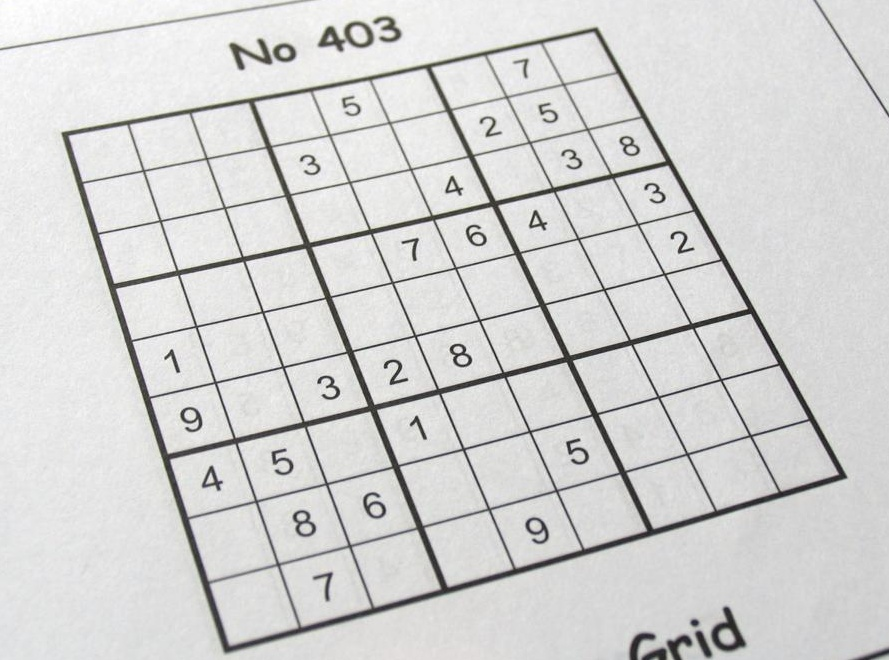
#> input picture data/sudoku-alt3.jpg, 889 x 660 px
$ jupyter execute --allow-errors hough_rectification.ipynb
#> lines starting #> are read from the running program, lines starting #| are printed output that depends on the picture
### tests/test_hough_rectification.py
import numpy as np
import skimage

from tests import IMATestCase
from .test_morphological_reconstruction import TestImageResult


class TestCanny(TestImageResult):
    def setUp(self):
        self.im_path = self.rpath('tests/data/hough_rectification-expected_edges.png')


class TestHoughLines(IMATestCase):
    def test_hough_lines(self):
        expected_lines = np.array(
            [
                [108.0, 1.361],
                [367.0, -0.506],
                [499.0, 1.292],
                [14.0, -0.297],
            ]
        )
        lines = self.params['lines']
        for exp_dist, exp_angle in expected_lines:
            self.assertLess(np.abs(lines[:, 0] - exp_dist).min(), 10.0, msg='Detected lines do not contain outer borders.')
            self.assertLess(np.abs(lines[:, 1] - exp_angle).min(), 0.15, msg='Detected lines do not contain outer borders.')


class TestOuterHoughLines(IMATestCase):
    # [12 lines left out: function test_hough_lines, not called in this run]


class TestLineIntersection(IMATestCase):
    def test_line_intersection(self):
        line_intersect_hnf = self.params['line_intersect_hnf_fn']
        line1 = np.array([123.456, 1.234])
        line2 = np.array([654.321, -0.789])
        x, y = line_intersect_hnf(line1, line2)
        self.assertAlmostEqual(x, 783.970, places=3, msg='Incorrect x coordinate of line intersection.')
        self.assertAlmostEqual(y, -143.692, places=3, msg='Incorrect y coordinate of line intersection.')


class TestROI(TestImageResult):
    # [8 lines left out: function test_image, not called in this run]

### tests/__init__.py
import ast
import inspect
import os
import random
import re
import textwrap
from typing import Any, Callable, Optional, Union
import unittest

import numpy as np


class IMATestCase(unittest.TestCase):
    def __init__(self, methodName: str = '', **params: Any):
        super().__init__(methodName=methodName)
        self.params = params

    @classmethod
    def eval(cls, tests: Optional[str] = None, verbosity: int = 2, **params: dict[str, Any]) -> unittest.TestResult:
        class _TestCaseClass(cls):
            def __init__(self, methodName: str = ''):
                super().__init__(methodName=methodName, **params)

        if tests is not None:
            suite = unittest.TestSuite()
            suite.addTests([_TestCaseClass(methodName=t) for t in tests.split(',')])
        else:
            suite = unittest.defaultTestLoader.loadTestsFromTestCase(_TestCaseClass)
        runner = unittest.TextTestRunner(verbosity=verbosity)
        return runner.run(suite)

    # [108 lines left out: functions _ast_node_name, inspect_function_dependencies, get_source, seed_everything, rpath, assertNotCalling and 5 more, not called in this run]

### assignments/hough_rectification.ipynb
# Unwarping Sudoku using edge detection and Hough transform

- In this assignments, we're going to extract a 9x9 Sudoku grid using edge detection and Hough transform.
- We will
  1. find the four outer lines of the grid using Canny edge detection and Hough transform,
  2. compute the outer line intersection in order to determine positions of the top-left, top-right, bottom-right and bottom-left corners,
  3. normalize the grid into standard coordinates similarly to the [image_warping](image_warping.ipynb) assignment,
  4. optionally, recognize the digits.

<figure class="image">

  <figcaption>Figure 1: Expected outputs.</figcaption>
</figure>

[cell 1]
import sys

import cv2 as cv
import matplotlib.pyplot as plt
import numpy as np
import scipy
import seaborn as sns
import skimage

if '..' not in sys.path:
    sys.path.append('..')
from tests import test_hough_rectification

[cell 2]
plt.rcParams['figure.constrained_layout.use'] = True
np.set_printoptions(threshold=20, edgeitems=10, linewidth=140, precision=3, suppress=True)

# Load `sudoku-alt3.jpg`

[cell 3]
rgb = skimage.io.imread('../data/sudoku-alt3.jpg')
#> rgb is the input picture: shape (660, 889, 3); mean R, G, B 212, 212, 211.1
rgb = skimage.util.img_as_float(rgb)
rgb = skimage.transform.rescale(rgb, 640 / rgb.shape[1], channel_axis=2)
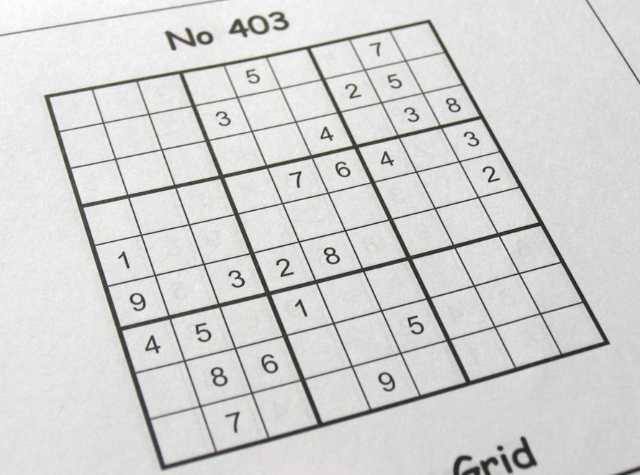
#> rgb: shape (475, 640, 3) float64; mean R, G, B 0.831, 0.831, 0.828
gray = skimage.color.rgb2gray(rgb)

[cell 4]
plt.imshow(gray, cmap='gray', vmin=0, vmax=1);

# Task 1: Detect edges using the Canny method

[cell 5]
########################################
# TODO: implement

edges = ...

########################################

#> (a cell that did not finish here is left out)

#> (a cell that did not finish here is left out)

# Task 2: Find lines using the Hough transform

- Use the Hough transform to detect grid lines of the sudoku.
- Make sure the lines along the border of the grid are found.
- We'll need those later to find the 4 corners of the grid.
- Store the lines as a NumPy array `lines` with shape `(#lines, 2)`, in which each row is a tuple `(dist, angle)`.

[cell 8]
def draw_hough_lines(ax, rgb, hough_lines, color='r'):
#> called with color = 'r'
    ax.imshow(rgb);
    ax.set_xlim(0, rgb.shape[1])
    ax.set_ylim(rgb.shape[0], 0)
    for dist, angle in hough_lines:
        y1 = dist / np.sin(angle) if angle not in (-np.pi, 0., np.pi) else 1e9
        x2 = dist / np.cos(angle) if angle not in (-np.pi / 2., np.pi / 2.) else 1e9
        ax.axline((0, y1 if not np.isinf(y1) else 1e9), (x2 if not np.isinf(x2) else 1e9, 0), color=color)

[cell 9]
########################################
# TODO: implement

lines = ...

########################################

[cell 10]
plt.imshow(rgb);
#> (the rest of this cell did not finish here and is left out)

[cell 11]
test_hough_rectification.TestHoughLines.eval(lines=lines)

# Task 3: filter the outer lines of the grid

- In the upcoming step, we'll find the 4 corners of the grid as intersection of the outer lines.
- Your task is to implement the function `filter_outer_lines` that
  - will take all the detected lines from the previous step,
  - and return the outer lines.
- Recommended approach:
  - Separate horizontal and vertical lines.
  - Horizontal lines will have angles close to $\pm\pi/2$, vertical ones close to $0$ (details depend on whether you use scikit-image or OpenCV).
  - The top most line will be the horizontal line with the smallest distance from the origin.
  - The bottom-most line will be the horizontal line with the largest distance from the origin.
  - In a similar manner, you can identify the left-most and right-most vertical lines as well.

[cell 12]
def filter_outer_lines(lines: np.ndarray) -> np.ndarray:
    """
    Filter Hough lines to keep only the outermost ones (top, right, left, bottom).

    Args:
        lines: (N, 2) array of (distance, angle) Hough line parameters
    Returns:
        (4, 2) array of (distance, angle) for top, right, left, bottom lines (in this order)
    """
    ########################################
    # TODO: implement

    raise NotImplementedError

    ########################################

[cell 13]
########################################
# TODO: implement

out_lines = ...

########################################

[cell 14]
plt.imshow(rgb);
#> (the rest of this cell did not finish here and is left out)

#> (a cell that did not finish here is left out)

# Task 4: Find the grid corners by intersecting the outer lines

- Implement the function `line_intersect_hnf` that computes intersection of two lines in Hessian normal form (HNF).
- Use the function to find the 4 corners of the grid.
- Store the corners into an Numpy array `corners` of shape (4, 2).

**Line intersection**
- You can calculate an intersection $\bold{p} = [p_1, p_2, p_3]^\top$ of two lines $\bold{l}_1 = [a_1, b_1, c_1]^\top$ and $\bold{l}_2 = [a_2, b_2, c_2]^\top$ in *standard form* as
  $$
  \bold{p} = \bold{l}_1 \times \bold{l}_2  = \begin{bmatrix}
    b_1 \cdot c_2 - b_2 \cdot c_1 \\
    a_2 \cdot c_1 - a_1 \cdot c_2 \\
    a_1 \cdot b_2 - a_2 \cdot b_1
  \end{bmatrix}
  $$
  where
  - $\times$ denotes the [cross product](https://en.wikipedia.org/wiki/Cross_product) of the two vectors,
  - $[p_1, p_2, p_3]$ are the unnormalized homogennous corrdinates of the intersection point. To get the final cartesian 2D intersection corrdinates $(x, y)$, divide by $z$:
    $$
    [x, y] = \left[\frac{p_1}{p_3}, \frac{p_2}{p_3}\right]
    $$
- You can use the function [`numpy.cross`](https://numpy.org/doc/stable/reference/generated/numpy.cross.html) from the numpy library for computing the cross product.
- Remember that from the Hough transform we got the lines in the HNF
  $$
  x \cdot \cos \theta + y \cdot \sin \theta - r = 0
  $$
  so you first need to convert into the standard $(a,b,c)$ form
  $$
  a \cdot x + b \cdot y + c = 0
  $$

[cell 16]
def line_intersect_hnf(
    line1: np.ndarray,
    line2: np.ndarray,
) -> tuple[float, float]:
    """
    Compute the intersection point between two lines given in Hessian normal form.

    Args:
        line1: (dist1, angle1) Hough line parameters
        line2: (dist2, angle2) Hough line parameters
    Returns:
        (x, y) cartesian coordinates of the intersection point between line1 and line2
    """
    ########################################
    # TODO: implement

    raise NotImplementedError

    ########################################

    return x, y

[cell 17]
########################################
# TODO: implement

corners = ...

########################################

[cell 18]
plt.imshow(rgb)
#> (the rest of this cell did not finish here and is left out)

[cell 19]
test_hough_rectification.TestLineIntersection.eval(line_intersect_hnf_fn=line_intersect_hnf)
